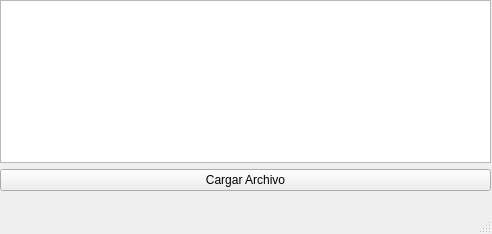
<?xml version="1.0" encoding="UTF-8"?>
<ui version="4.0">
 <class>selectFileWindow</class>
 <widget class="QMainWindow" name="selectFileWindow">
  <property name="geometry">
   <rect>
    <x>0</x>
    <y>0</y>
    <width>492</width>
    <height>234</height>
   </rect>
  </property>
  <property name="windowTitle">
   <string>MainWindow</string>
  </property>
  <widget class="QWidget" name="centralwidget">
   <widget class="QWidget" name="verticalLayoutWidget">
    <property name="geometry">
     <rect>
      <x>0</x>
      <y>0</y>
      <width>491</width>
      <height>191</height>
     </rect>
    </property>
    <layout class="QVBoxLayout" name="verticalLayout">
     <item>
      <widget class="QTreeView" name="treeView"/>
     </item>
     <item>
      <widget class="QPushButton" name="pushButton">
       <property name="text">
        <string>Cargar Archivo</string>
       </property>
      </widget>
     </item>
    </layout>
   </widget>
  </widget>
  <widget class="QMenuBar" name="menubar">
   <property name="geometry">
    <rect>
     <x>0</x>
     <y>0</y>
     <width>492</width>
     <height>21</height>
    </rect>
   </property>
  </widget>
  <widget class="QStatusBar" name="statusbar"/>
 </widget>
 <resources/>
 <connections/>
</ui>
